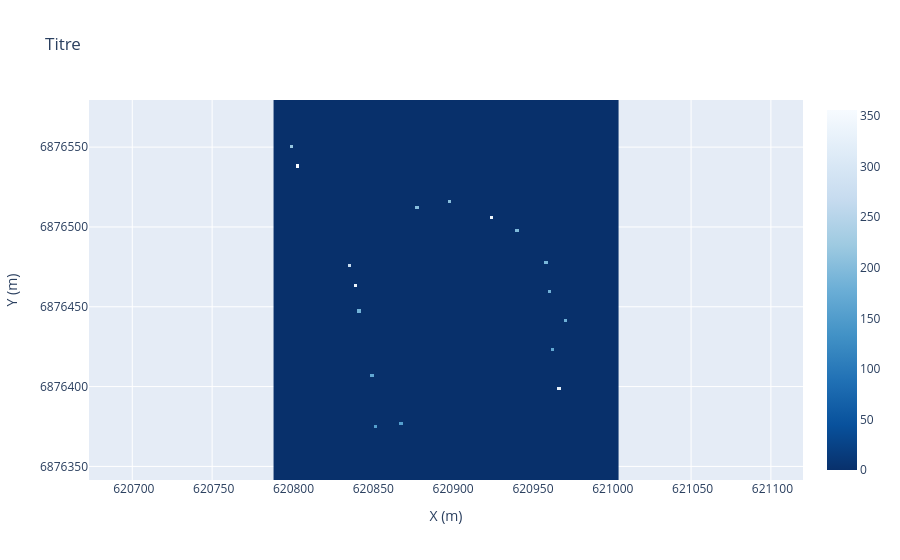

The code cell stored with this chart in its notebook:
### Code cell
nrows, ncols = data_luse.shape
grid_gully = np.zeros((nrows, ncols))
for id, row, col in zip(gully_coord.Node, gully_coord.row, gully_coord.col):
    grid_gully[row][col] = id

ploting.create_plotly_map(grid_gully, meta_luse)
